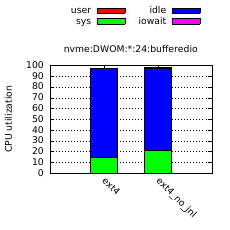

This chart was generated by the following gnuplot code:
# LOG_FILE = logs_combined.log
# MEDIA_TYPES = nvme
# SYSTEM = Linux sierra 4.9.46 #1 SMP Thu Sep 21 23:46:31 KST 2017 x86_64 x86_64 x86_64 GNU/Linux
# SMT_LEVEL = 2
# CORE_SEQ = 0,1,2,3,4,5,6,7,8,9,10,11,12,13,14,15,16,17,18,19,20,21,22,23,24,25,26,27,28,29,30,31,32,33,34,35,36,37,38,39,40,41,42,43,44,45,46,47
# DURATION = 30s
# CORE_PER_CHIP = 12
# PHYSICAL_CHIPS = 2
# FS_TYPES = ext4_no_jnl
# NCORES = 1,2,4,6,12,18,24
# DIRECTIO = bufferedio
# BENCH_TYPES = DWOL,DWOM,DWAL,DWTL,DWSL,MWCL,MWCM,MWUL,MWUM,MWRL,MWRM,DRBL,DRBM,DRBH,MRPL,MRPM,MRPH,MRDL,MRDM
# MODEL_NAME = Intel(R) Xeon(R) CPU E5-2670 v3 @ 2.30GHz
# DISK_SIZE = 30G

set term pdfcairo size 2.3in,2.3in font ',10'
set_out='set output "`if test -z $OUT; then echo util.24.pdf; else echo $OUT; fi`"'
eval set_out
set multiplot layout 1,1

set grid y
set style data histograms
set style histogram rowstacked
set boxwidth 0.5
set style fill solid 1.0 border -1
set ytics 10

set title 'nvme:DWOM:*:24:bufferedio'
set xlabel ''
set ylabel 'CPU utilization'
set yrange [0:100]
set xtics rotate by -45
set key out horiz
set key center top

# nvme:*:DWOM:24
plot '-' using 2:xtic(1) title 'user', '' using 3 title 'sys', '' using 4 title 'idle', '' using 5 title 'iowait'
  # ['user.util', 'sys.util', 'idle.util', 'iowait.util']
  "ext4" 0.132865 14.2705 83.2704 0.0470564
  "ext4_no_jnl" 0.147686 20.8982 76.7883 0.046067
e
  # ['user.util', 'sys.util', 'idle.util', 'iowait.util']
  "ext4" 0.132865 14.2705 83.2704 0.0470564
  "ext4_no_jnl" 0.147686 20.8982 76.7883 0.046067
e
  # ['user.util', 'sys.util', 'idle.util', 'iowait.util']
  "ext4" 0.132865 14.2705 83.2704 0.0470564
  "ext4_no_jnl" 0.147686 20.8982 76.7883 0.046067
e
  # ['user.util', 'sys.util', 'idle.util', 'iowait.util']
  "ext4" 0.132865 14.2705 83.2704 0.0470564
  "ext4_no_jnl" 0.147686 20.8982 76.7883 0.046067
e

unset multiplot
set output
